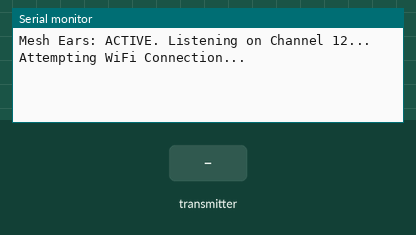
Simulated run of this sketch. Board: ESP8266 (NodeMCU). Shown: the last lines printed to the serial monitor. Inputs (shaded band) come from the test bench. WiFi joins after 1.5 s; servers stay silent unless stated; uploads are accepted with an empty reply.

Above: at 1.2 s.
1.3 s: the transmitter starts sending node_id = 0
At 1.61 s:
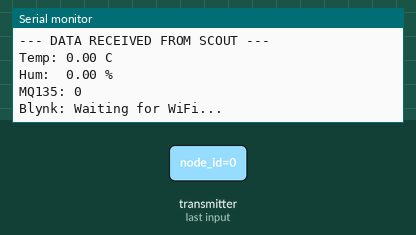
2.8 s: the transmitter starts sending temp = 25
4.3 s: the transmitter starts sending hum = 25
5.8 s: the transmitter starts sending mq135_analog = 256
At 5.97 s:
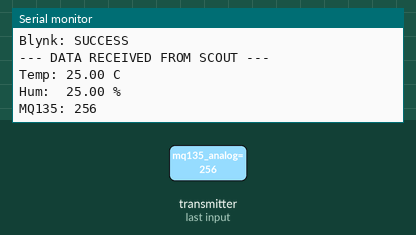
7.3 s: the transmitter starts sending temp = 50
8.8 s: the transmitter starts sending hum = 50
Timing chart, 0 to 11.3 s (numbered marks = the images above; inputs shaded):
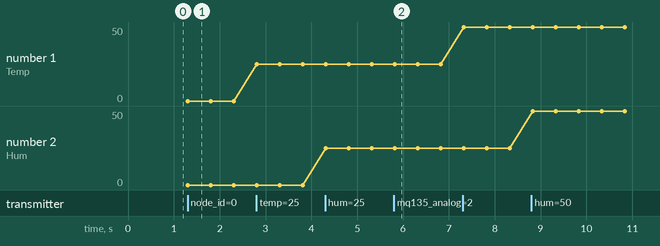

Measured:
- after the input at 1.3 s, the serial monitor: prints a new line at once (image 1)
- after the input at 5.8 s, the serial monitor: prints a new line at once (image 2)
- plotted number 1: 0 → 25 after the input at 2.8 s, 25 → 50 after the input at 7.3 s

The sketch:

MASTER.ino
```cpp
#include <ESP8266WiFi.h>
#include <espnow.h>
#include <ESP8266HTTPClient.h>
#include <WiFiClient.h>

const char* ssid = "The Worst Thing Ever ";
const char* password = "rxl123456";
String blynkToken = "GGl_zg4hshNZ2bWxQbkAUH2_QFz5oqSh";

typedef struct struct_message {
  int node_id; float temp; float hum; int mq135_analog; int mq7_tripwire;
} struct_message;

struct_message myData;

void OnDataRecv(uint8_t * mac, uint8_t *incomingData, uint8_t len) {
  memcpy(&myData, incomingData, sizeof(myData));

  // PRINT TO TERMINAL IMMEDIATELY
  Serial.println("\n--- DATA RECEIVED FROM SCOUT ---");
  Serial.print("Temp: "); Serial.print(myData.temp); Serial.println(" C");
  Serial.print("Hum:  "); Serial.print(myData.hum); Serial.println(" %");
  Serial.print("MQ135: "); Serial.println(myData.mq135_analog);

  // UPLINK TO BLYNK
  if(WiFi.status() == WL_CONNECTED){
    WiFiClient client;
    HTTPClient http;
    String url = "http://blynk.cloud/external/api/update?token=" + blynkToken +
                 "&V1=" + String(myData.temp) + "&V2=" + String(myData.hum) +
                 "&V3=" + String(myData.mq135_analog) + "&V4=" + String(myData.mq7_tripwire);

    http.begin(client, url);
    int httpCode = http.GET();
    Serial.println(httpCode == 200 ? "Blynk: SUCCESS" : "Blynk: FAIL");
    http.end();
  } else {
    Serial.println("Blynk: Waiting for WiFi...");
  }
}

void setup() {
  Serial.begin(115200);
  WiFi.mode(WIFI_STA);

  // 1. START LISTENING IMMEDIATELY
  if (esp_now_init() == 0) {
    esp_now_set_self_role(ESP_NOW_ROLE_SLAVE);
    esp_now_register_recv_cb(OnDataRecv);
    Serial.println("Mesh Ears: ACTIVE. Listening on Channel 12...");
  }

  // 2. CONNECT TO WIFI IN BACKGROUND
  WiFi.begin(ssid, password);
  Serial.println("Attempting WiFi Connection...");
}

void loop() {
  // Passively listening in the background
}
```
